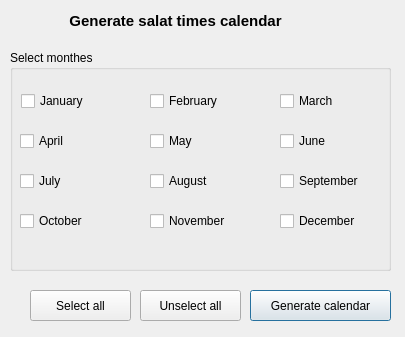
<?xml version="1.0" encoding="UTF-8"?>
<ui version="4.0">
 <class>Calendar</class>
 <widget class="QDialog" name="Calendar">
  <property name="geometry">
   <rect>
    <x>0</x>
    <y>0</y>
    <width>405</width>
    <height>337</height>
   </rect>
  </property>
  <property name="minimumSize">
   <size>
    <width>405</width>
    <height>176</height>
   </size>
  </property>
  <property name="maximumSize">
   <size>
    <width>405</width>
    <height>800</height>
   </size>
  </property>
  <property name="windowTitle">
   <string>Salat - Calendar generation </string>
  </property>
  <widget class="QPushButton" name="generateButton">
   <property name="geometry">
    <rect>
     <x>250</x>
     <y>290</y>
     <width>141</width>
     <height>31</height>
    </rect>
   </property>
   <property name="text">
    <string>Generate calendar</string>
   </property>
  </widget>
  <widget class="QLabel" name="label_7">
   <property name="geometry">
    <rect>
     <x>10</x>
     <y>10</y>
     <width>331</width>
     <height>21</height>
    </rect>
   </property>
   <property name="font">
    <font>
     <pointsize>11</pointsize>
     <weight>75</weight>
     <bold>true</bold>
    </font>
   </property>
   <property name="text">
    <string>Generate salat times calendar</string>
   </property>
   <property name="alignment">
    <set>Qt::AlignCenter</set>
   </property>
  </widget>
  <widget class="QGroupBox" name="groupBox">
   <property name="geometry">
    <rect>
     <x>10</x>
     <y>50</y>
     <width>381</width>
     <height>221</height>
    </rect>
   </property>
   <property name="title">
    <string>Select monthes</string>
   </property>
   <widget class="QCheckBox" name="checkBox_01">
    <property name="geometry">
     <rect>
      <x>11</x>
      <y>40</y>
      <width>94</width>
      <height>22</height>
     </rect>
    </property>
    <property name="text">
     <string>January</string>
    </property>
   </widget>
   <widget class="QCheckBox" name="checkBox_04">
    <property name="geometry">
     <rect>
      <x>10</x>
      <y>80</y>
      <width>94</width>
      <height>22</height>
     </rect>
    </property>
    <property name="text">
     <string>April</string>
    </property>
   </widget>
   <widget class="QCheckBox" name="checkBox_07">
    <property name="geometry">
     <rect>
      <x>10</x>
      <y>120</y>
      <width>94</width>
      <height>22</height>
     </rect>
    </property>
    <property name="text">
     <string>July</string>
    </property>
   </widget>
   <widget class="QCheckBox" name="checkBox_02">
    <property name="geometry">
     <rect>
      <x>140</x>
      <y>40</y>
      <width>94</width>
      <height>22</height>
     </rect>
    </property>
    <property name="text">
     <string>February</string>
    </property>
   </widget>
   <widget class="QCheckBox" name="checkBox_03">
    <property name="geometry">
     <rect>
      <x>270</x>
      <y>40</y>
      <width>94</width>
      <height>22</height>
     </rect>
    </property>
    <property name="text">
     <string>March</string>
    </property>
   </widget>
   <widget class="QCheckBox" name="checkBox_05">
    <property name="geometry">
     <rect>
      <x>140</x>
      <y>80</y>
      <width>94</width>
      <height>22</height>
     </rect>
    </property>
    <property name="text">
     <string>May</string>
    </property>
   </widget>
   <widget class="QCheckBox" name="checkBox_06">
    <property name="geometry">
     <rect>
      <x>270</x>
      <y>80</y>
      <width>94</width>
      <height>22</height>
     </rect>
    </property>
    <property name="text">
     <string>June</string>
    </property>
   </widget>
   <widget class="QCheckBox" name="checkBox_08">
    <property name="geometry">
     <rect>
      <x>140</x>
      <y>120</y>
      <width>94</width>
      <height>22</height>
     </rect>
    </property>
    <property name="text">
     <string>August</string>
    </property>
   </widget>
   <widget class="QCheckBox" name="checkBox_09">
    <property name="geometry">
     <rect>
      <x>270</x>
      <y>120</y>
      <width>111</width>
      <height>22</height>
     </rect>
    </property>
    <property name="text">
     <string>September</string>
    </property>
   </widget>
   <widget class="QCheckBox" name="checkBox_11">
    <property name="geometry">
     <rect>
      <x>140</x>
      <y>160</y>
      <width>94</width>
      <height>22</height>
     </rect>
    </property>
    <property name="text">
     <string>November</string>
    </property>
   </widget>
   <widget class="QCheckBox" name="checkBox_12">
    <property name="geometry">
     <rect>
      <x>270</x>
      <y>160</y>
      <width>94</width>
      <height>22</height>
     </rect>
    </property>
    <property name="text">
     <string>December</string>
    </property>
   </widget>
  </widget>
  <widget class="QPushButton" name="unselectButton">
   <property name="geometry">
    <rect>
     <x>140</x>
     <y>290</y>
     <width>101</width>
     <height>31</height>
    </rect>
   </property>
   <property name="text">
    <string>Unselect all</string>
   </property>
  </widget>
  <widget class="QPushButton" name="selectButton">
   <property name="geometry">
    <rect>
     <x>30</x>
     <y>290</y>
     <width>101</width>
     <height>31</height>
    </rect>
   </property>
   <property name="text">
    <string>Select all</string>
   </property>
  </widget>
  <widget class="QCheckBox" name="checkBox_10">
   <property name="geometry">
    <rect>
     <x>20</x>
     <y>210</y>
     <width>94</width>
     <height>22</height>
    </rect>
   </property>
   <property name="text">
    <string>October</string>
   </property>
  </widget>
 </widget>
 <tabstops>
  <tabstop>checkBox_01</tabstop>
  <tabstop>checkBox_02</tabstop>
  <tabstop>checkBox_03</tabstop>
  <tabstop>checkBox_04</tabstop>
  <tabstop>checkBox_05</tabstop>
  <tabstop>checkBox_06</tabstop>
  <tabstop>checkBox_07</tabstop>
  <tabstop>checkBox_08</tabstop>
  <tabstop>checkBox_09</tabstop>
  <tabstop>checkBox_10</tabstop>
  <tabstop>checkBox_11</tabstop>
  <tabstop>checkBox_12</tabstop>
  <tabstop>selectButton</tabstop>
  <tabstop>unselectButton</tabstop>
  <tabstop>generateButton</tabstop>
 </tabstops>
 <resources/>
 <connections/>
</ui>
